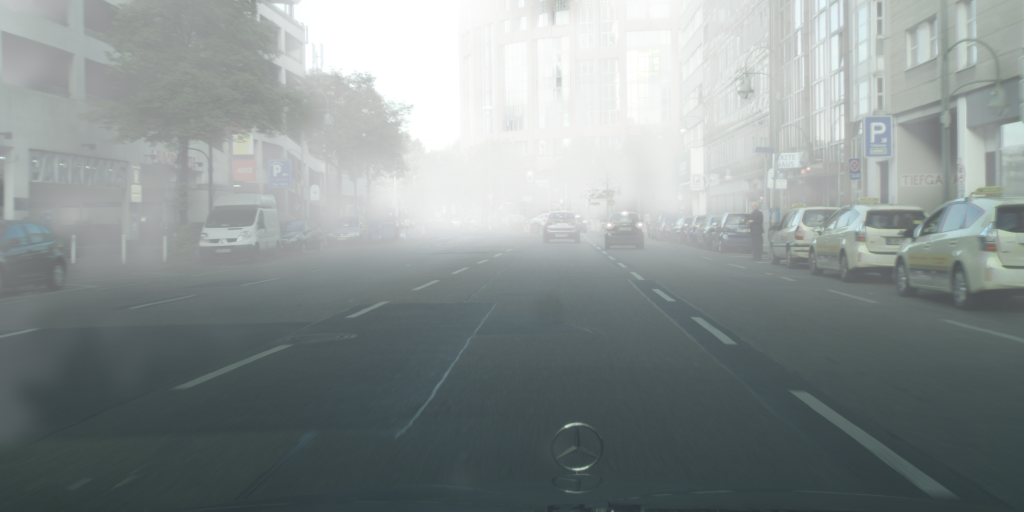
#> input picture test.png, 2048 x 1024 px (shown at 1/2 size)
$ jupyter execute Untitled.ipynb   (older library calls are emulated)
#> lines starting #> are read from the running program, lines starting #| are printed output that depends on the picture; after the words box and inside, x2 and y2 are one past the last pixel; in counts of white or black regions, pixels touching at a corner belong together; long printed decimals are rounded
[cell 1]
import cv2
import math
import numpy as np
import matplotlib.pyplot as plt

[cell 2]
def DarkChannel(im, sz):
    b, g, r = cv2.split(im)
    dc = cv2.min(cv2.min(r, g), b)
    kernel = cv2.getStructuringElement(cv2.MORPH_RECT, (sz, sz))
    dark = cv2.erode(dc, kernel)
    return dark

[cell 3]
def AtmLight(im, dark):
    [h, w] = im.shape[:2]
    imsz = h * w
    numpx = int(max(math.floor(imsz / 1000), 1))
    darkvec = dark.reshape(imsz, 1)
    imvec = im.reshape(imsz, 3)

    indices = darkvec.argsort()
    indices = indices[imsz - numpx::]

    atmsum = np.zeros([1, 3])
    for ind in range(1, numpx):
        atmsum = atmsum + imvec[indices[ind]]

    A = atmsum / numpx
    return A

[cell 4]
def TransmissionEstimate(im, A, sz, omega):
    im3 = np.empty(im.shape, im.dtype)

    for ind in range(0, 3):
        im3[:, :, ind] = im[:, :, ind] / A[0, ind]

    transmission = 1 - omega * DarkChannel(im3, sz)
    return transmission

[cell 5]
def Guidedfilter(im, p, r, eps):
    mean_I = cv2.boxFilter(im, cv2.CV_64F, (r, r))
    mean_p = cv2.boxFilter(p, cv2.CV_64F, (r, r))
    mean_Ip = cv2.boxFilter(im * p, cv2.CV_64F, (r, r))
    cov_Ip = mean_Ip - mean_I * mean_p

    mean_II = cv2.boxFilter(im * im, cv2.CV_64F, (r, r))
    var_I = mean_II - mean_I * mean_I

    a = cov_Ip / (var_I + eps)
    b = mean_p - a * mean_I

    mean_a = cv2.boxFilter(a, cv2.CV_64F, (r, r))
    mean_b = cv2.boxFilter(b, cv2.CV_64F, (r, r))

    q = mean_a * im + mean_b
    return q

[cell 6]
def TransmissionRefine(im, et):
    gray = cv2.cvtColor(im, cv2.COLOR_BGR2GRAY)
    gray = np.float64(gray) / 255
    r = 60
    eps = 0.0001
    t = Guidedfilter(gray, et, r, eps)

    return t
def getDist(h):
    return (h+20)*3/5

[cell 7]
def Recover(im, t, A, tx=0.1):
    res = np.empty(im.shape, im.dtype)
    t = cv2.max(t, tx)

    for ind in range(0, 3):
        res[:, :, ind] = (im[:, :, ind] - A[0, ind]) / t + A[0, ind]

    return res

[cell 8]
src = cv2.imread('test.png')
#> src is the input picture: shape (1024, 2048, 3); mean B, G, R 144, 144.4, 136.5

I = src.astype('float64') / 255

dark = DarkChannel(I, 15)
#> in DarkChannel, `dark = cv2.erode(dc, kernel)`:
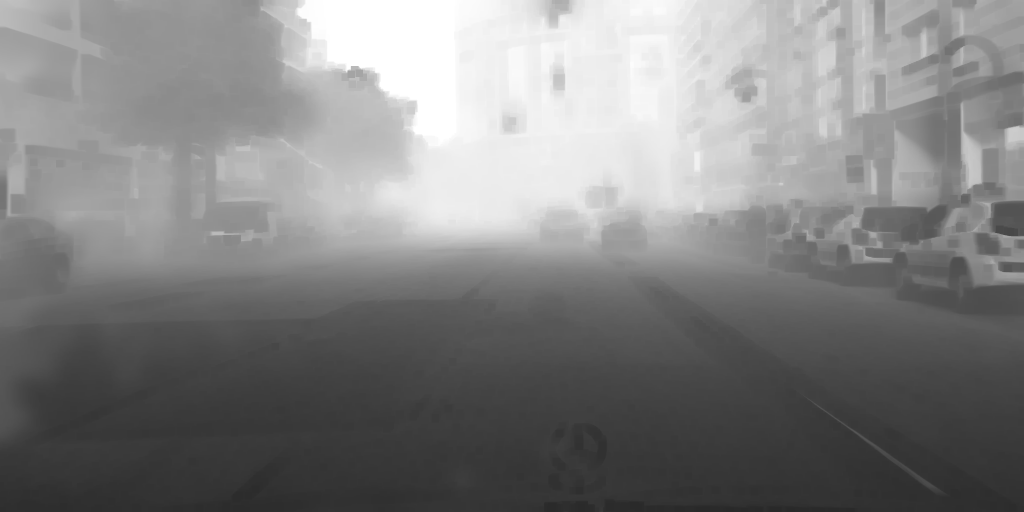
#> dark: shape (1024, 2048) float64 (shown at 1/2 size); min 0.161, max 1, mean 0.509
A = AtmLight(I, dark)
#> in AtmLight, `indices = indices[imsz - numpx::]`: indices = 2097 values from 0 to 0
#> the loop in AtmLight, `for ind in range(1, numpx):` made 2096 passes
#> atmsum on passes 1 to 3: [[0.78, 0.78, 0.753]], [[1.56, 1.56, 1.51]], [[2.34, 2.34, 2.26]]
#> after the loop in AtmLight, `for ind in range(1, numpx):`: atmsum = [[1635.7, 1635.7, 1578.2]]
#> in AtmLight, `A = atmsum / numpx`: A = [[0.78, 0.78, 0.753]]
#> A = [[0.78, 0.78, 0.753]]
te = TransmissionEstimate(I, A, 15, 0.95)
#> after the loop in TransmissionEstimate, `for ind in range(0, 3):`:
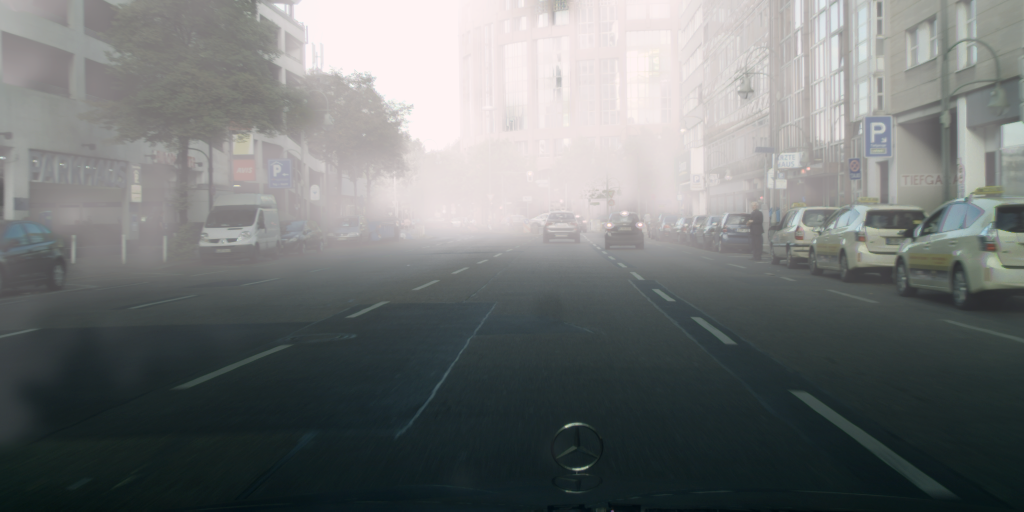
#> im3: shape (1024, 2048, 3) float64 (shown at 1/2 size); mean B, G, R 0.724, 0.726, 0.711; drawn with min black and max white
t = TransmissionRefine(src, te)
#> in Guidedfilter, `b = mean_p - a * mean_I`:
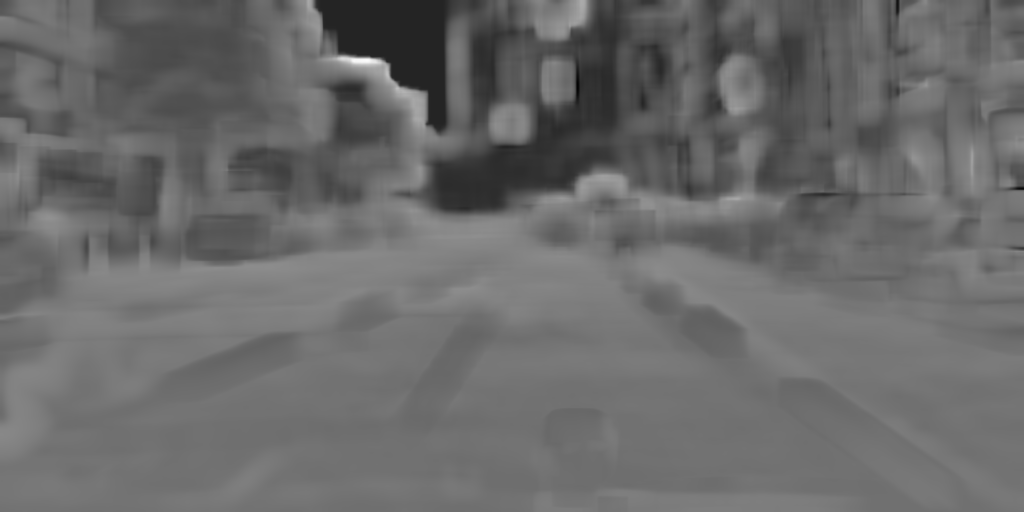
#> b: shape (1024, 2048) float64 (shown at 1/2 size); min -0.695, max 2.62, mean 0.687; drawn with min black and max white
#> in Guidedfilter, `mean_a = cv2.boxFilter(a, cv2.CV_64F, (r, r))`:
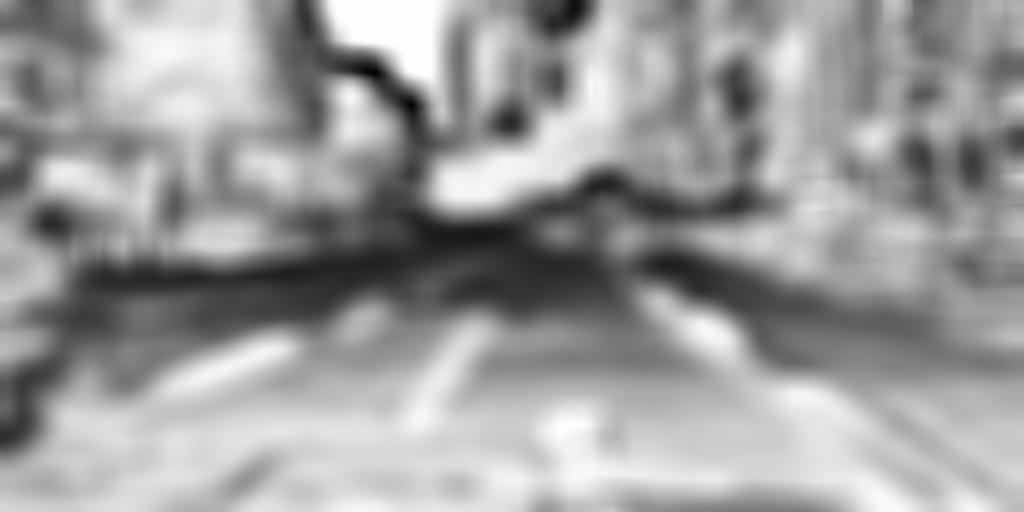
#> mean_a: shape (1024, 2048) float64 (shown at 1/2 size); min -1.41, max 0.00177, mean -0.544; drawn with min black and max white
#> in Guidedfilter, `mean_b = cv2.boxFilter(b, cv2.CV_64F, (r, r))`:
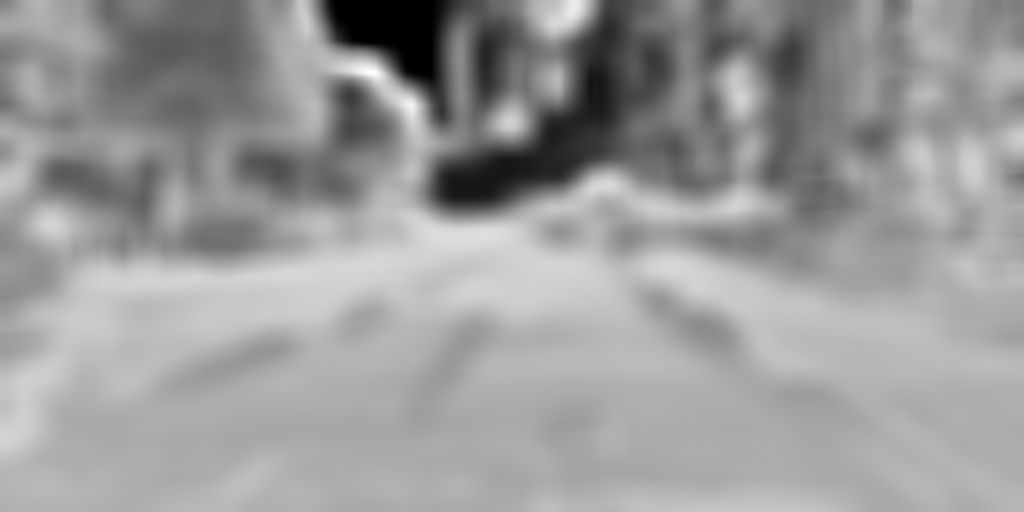
#> mean_b: shape (1024, 2048) float64 (shown at 1/2 size); min -0.218, max 1.27, mean 0.687; drawn with min black and max white
J = Recover(I, t, A, 0.1)
#> after the loop in Recover, `for ind in range(0, 3):`:
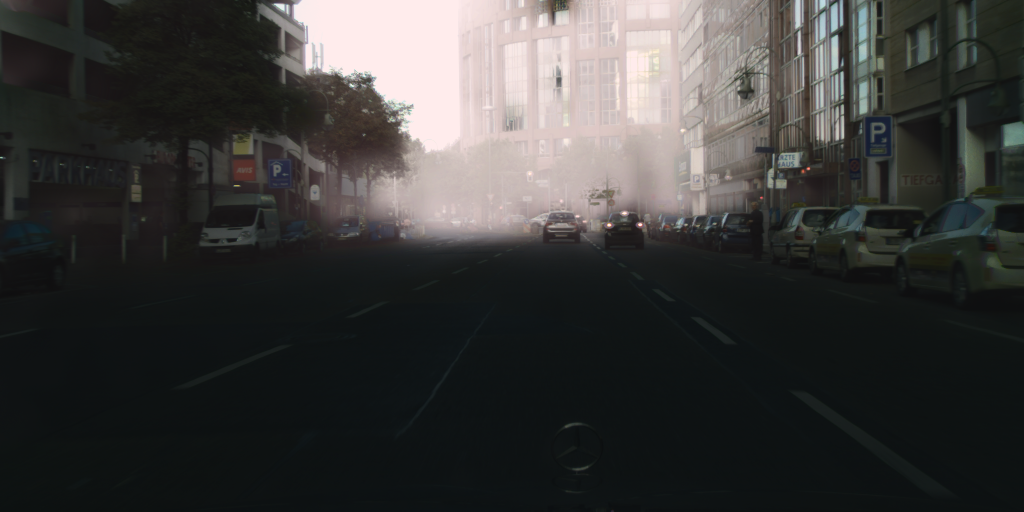
#> res: shape (1024, 2048, 3) float64 (shown at 1/2 size); mean B, G, R 0.61, 0.627, 0.631; drawn with min black and max white

# [4 lines of commented-out code are left out]
cv2.imwrite("ans.png", t * 255)
#> Out = True

[cell 9]
print(t[455][500])
#| 0.2282

[cell 10]
darkImg = cv2.imread('ans.png')
#> darkImg: shape (1024, 2048, 3); min 0, max 204, mean 98.7
darkImg = cv2.cvtColor(darkImg, cv2.COLOR_BGR2RGB)
plt.imshow(darkImg)
plt.show()

[cell 11]
hsvPic = cv2.cvtColor(darkImg, cv2.COLOR_RGB2HSV)
#> hsvPic: shape (1024, 2048, 3); mean H, S, V 0, 0, 98.7
black = (0,0,0)
mask = cv2.inRange(hsvPic, black, black)
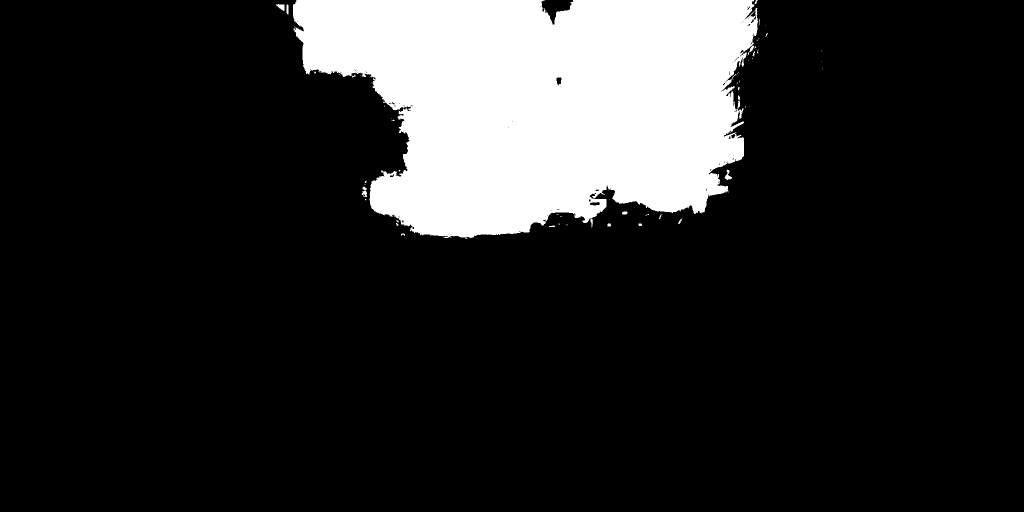
#> mask: shape (1024, 2048) (shown at 1/2 size); 15.8% white; 76 white regions (58 under 20 px), largest, box (x1, y1, x2, y2) and area: (586, 0, 1517, 476) 329640, (552, 8, 569, 22) 138, (1449, 339, 1464, 360) 136
res = cv2.bitwise_and(darkImg, darkImg, mask)

[cell 12]
plt.subplot(1,2,1)
plt.imshow(mask, cmap="gray")
plt.subplot(1,2,2)
plt.imshow(res)
plt.show()

[cell 13]
x, y, w, h = cv2.boundingRect(mask)
#> x = 552; y = 0; w = 1093; h = 478
cv2.rectangle(res, (x, y), (x + w, y + h), (0, 255, 0), 1)
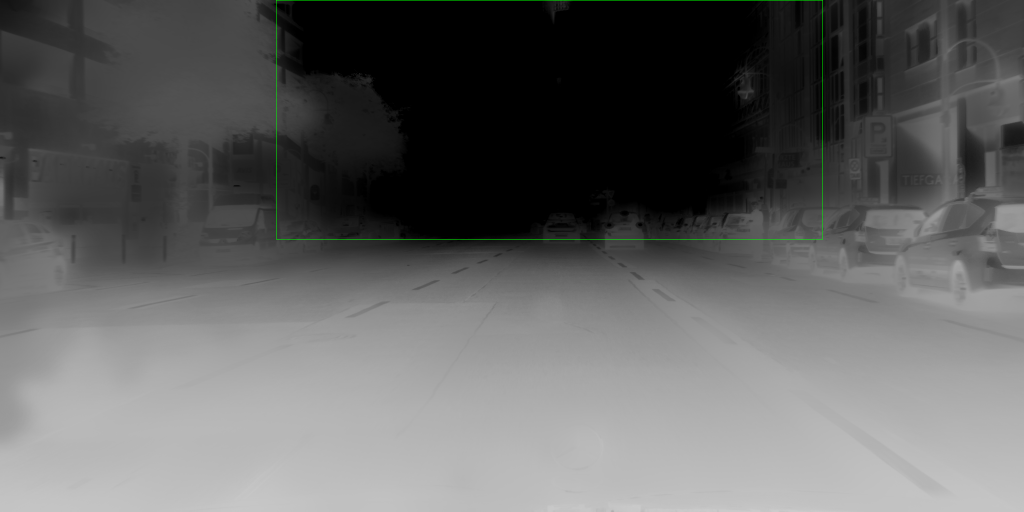
#> res: shape (1024, 2048, 3) (shown at 1/2 size); mean R, G, B 98.7, 99.1, 98.7
plt.imshow(res)
plt.show()
print(x,y,w,h)
#| 552 0 1093 478

[cell 14]
dist = getDist(h)
#> dist = 298.8
center = round(((w-x)/2+x))
#> center = 822
ans = math.fabs(math.log(t[h][950])/0.3)
#> ans = 10.54
print(ans)
#| 10.544

$ run again, with 150m.png copied over test.png
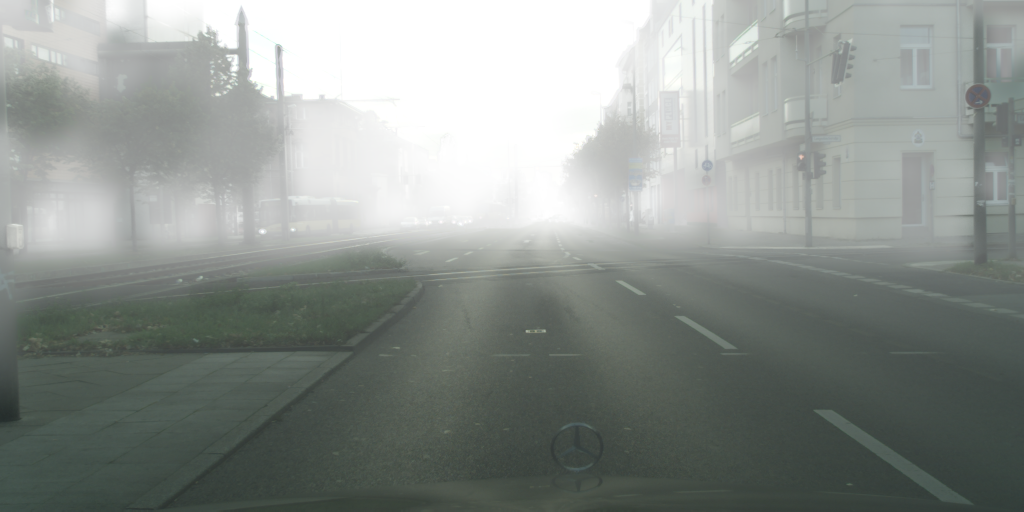
#> input picture 150m.png, 2048 x 1024 px (shown at 1/2 size)
#> src is the input picture: shape (1024, 2048, 3); mean B, G, R 141.9, 146, 140.2
#> indices = 2097 values from 0 to 0
#> the loop in AtmLight, `for ind in range(1, numpx):` made 2096 passes
#> atmsum on passes 1 to 3: [[0.843, 0.843, 0.839]], [[1.69, 1.69, 1.68]], [[2.53, 2.53, 2.52]]
#> after the loop in AtmLight, `for ind in range(1, numpx):`: atmsum = [[1767.2, 1767.2, 1759]]
#> in AtmLight, `A = atmsum / numpx`: A = [[0.843, 0.843, 0.839]]
#> Out = True
#| 0.2201
#> hsvPic: shape (1024, 2048, 3); mean H, S, V 0, 0, 107
#> `mask = cv2.inRange(hsvPic, black, black)`:
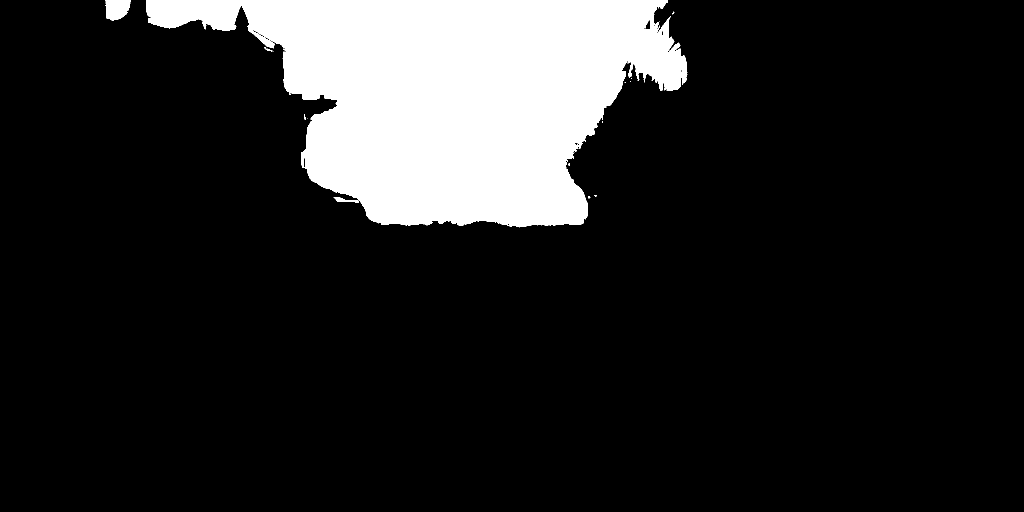
#> mask: shape (1024, 2048) (shown at 1/2 size); 14.2% white; 23 white regions (18 under 20 px), largest, box (x1, y1, x2, y2) and area: (292, 0, 1375, 455) 294935, (211, 0, 262, 41) 1670, (667, 395, 718, 405) 215, (529, 94, 545, 103) 42, (608, 228, 612, 239) 27
#> `x, y, w, h = cv2.boundingRect(mask)`: x = 211; y = 0; w = 1164; h = 455
#> `cv2.rectangle(res, (x, y), (x + w, y + h), (0, 255, 0), 1)`:
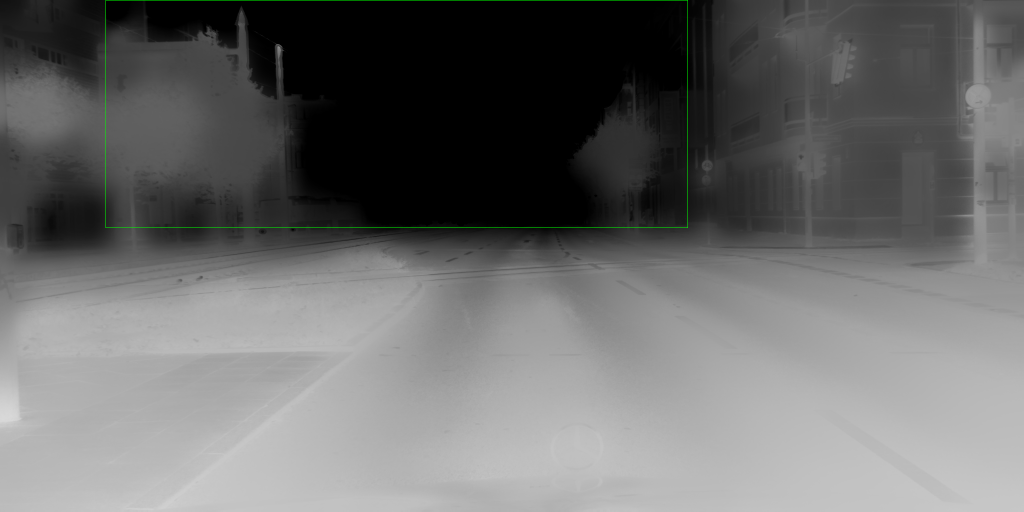
#> res: shape (1024, 2048, 3) (shown at 1/2 size); mean R, G, B 107, 107.4, 107
#| 211 0 1164 455
#> dist = 285
#> center = 688
#> ans = 11.27
#| 11.266

$ run again, with 500m.png copied over test.png
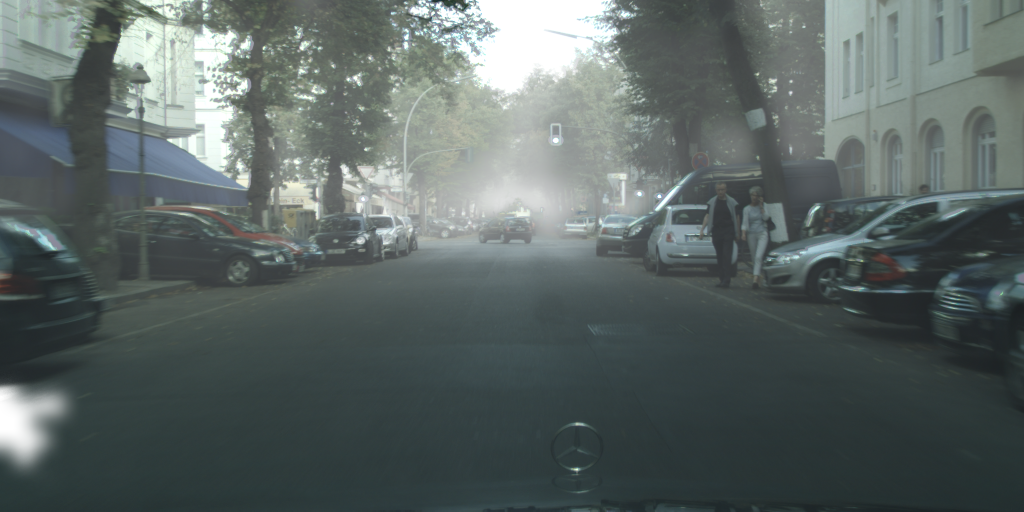
#> input picture 500m.png, 2048 x 1024 px (shown at 1/2 size)
#> src is the input picture: shape (1024, 2048, 3); mean B, G, R 100.3, 101.8, 91.4
#> indices = 2097 values from 0 to 0
#> the loop in AtmLight, `for ind in range(1, numpx):` made 2096 passes
#> atmsum on passes 1 to 3: [[0.745, 0.784, 0.694]], [[1.49, 1.57, 1.39]], [[2.24, 2.35, 2.08]]
#> after the loop in AtmLight, `for ind in range(1, numpx):`: atmsum = [[1561.7, 1643.9, 1454.9]]
#> in AtmLight, `A = atmsum / numpx`: A = [[0.745, 0.784, 0.694]]
#> Out = True
#| 0.5808
#> hsvPic: shape (1024, 2048, 3); mean H, S, V 0, 0, 150.4
#> `mask = cv2.inRange(hsvPic, black, black)`:
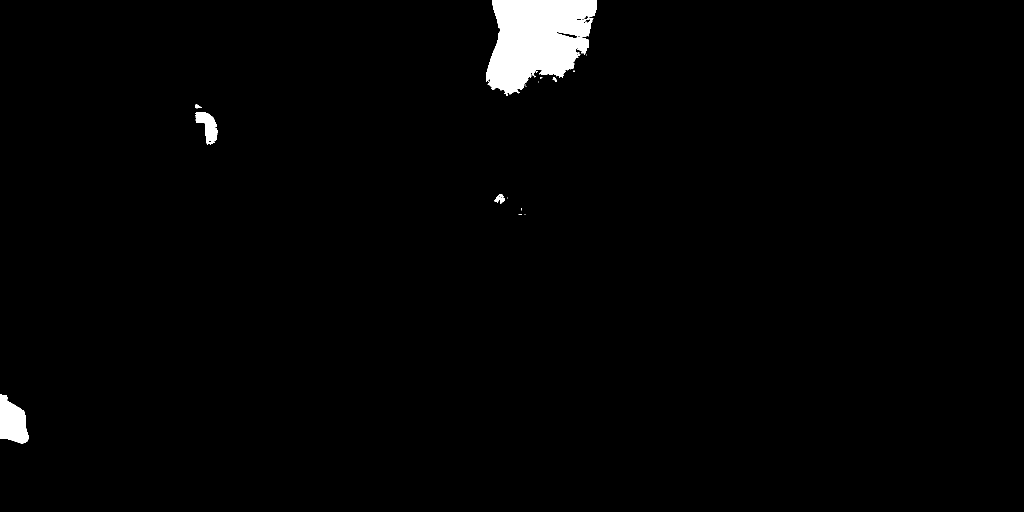
#> mask: shape (1024, 2048) (shown at 1/2 size); 1.7% white; 24 white regions (18 under 20 px), largest, box (x1, y1, x2, y2) and area: (972, 0, 1194, 189) 29339, (0, 788, 57, 887) 3987, (391, 224, 436, 290) 1582, (989, 388, 1010, 408) 203, (391, 208, 404, 217) 63, (1105, 154, 1114, 164) 38
#> `x, y, w, h = cv2.boundingRect(mask)`: x = 0; w = 1194; h = 887
#> `cv2.rectangle(res, (x, y), (x + w, y + h), (0, 255, 0), 1)`:
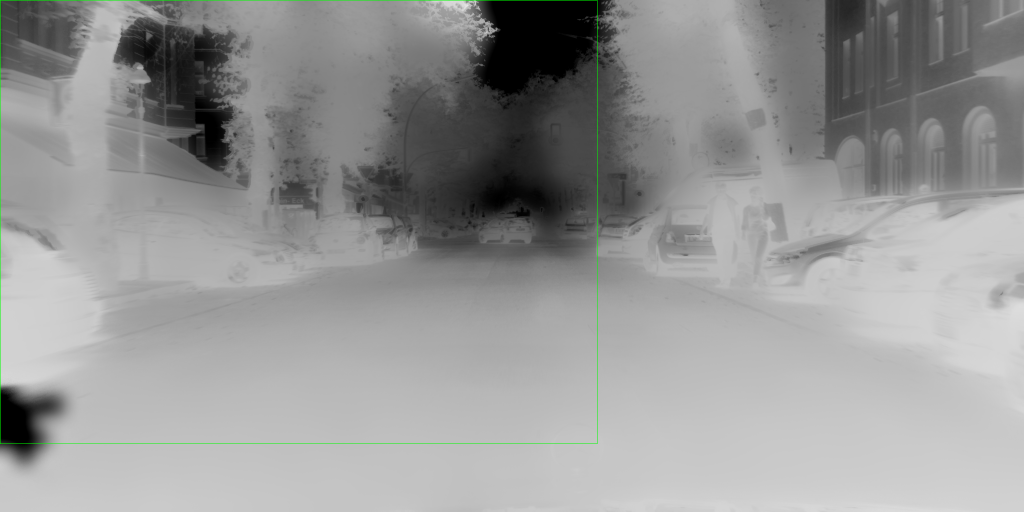
#> res: shape (1024, 2048, 3) (shown at 1/2 size); mean R, G, B 150.2, 150.7, 150.2
#| 0 0 1194 887
#> dist = 544.2
#> center = 597
#> ans = 0.98
#| 0.9802
